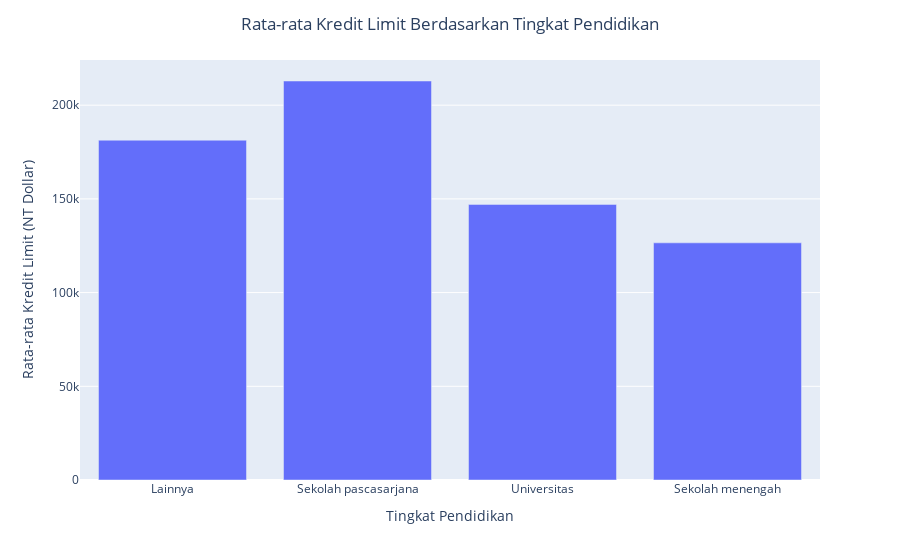

Source (notebook cell):
### Markdown cell above
1. Bagaimana hubungan antara tingkat pendidikan dengan besarnya rata-rata kredit limit?


**Jawab:**

### Code cell
credit_limit_by_demographic = credit_default.groupby('EDUCATION')['LIMIT_BAL'].mean().reset_index()

px.bar(credit_limit_by_demographic, x='EDUCATION', y='LIMIT_BAL',
              labels={'EDUCATION': 'Tingkat Pendidikan', 'LIMIT_BAL': 'Rata-rata Kredit Limit (NT Dollar)'})\
              .update_xaxes(tickvals=[0, 1, 2, 3], ticktext=['Lainnya', 'Sekolah pascasarjana', 'Universitas', 
              'Sekolah menengah'])\
              .update_layout(title='Rata-rata Kredit Limit Berdasarkan Tingkat Pendidikan', title_x = 0.5)\
              .show()

### Figure 1 — Plotly figure (JSON) as saved in the notebook; plotly's stock layout.template omitted (floating-point values rounded to 4 significant figures)
{"data": [{"alignmentgroup": "True", "hovertemplate": "Tingkat Pendidikan=%{x}<br>Rata-rata Kredit Limit (NT Dollar)=%{y}<extra></extra>", "legendgroup": "", "marker": {"color": "#636efa", "pattern": {"shape": ""}}, "name": "", "offsetgroup": "", "orientation": "v", "showlegend": false, "textposition": "auto", "type": "bar", "x": [0, 1, 2, 3], "xaxis": "x", "y": [181300.0, 212900.0, 147100.0, 126600.0], "yaxis": "y"}], "layout": {"barmode": "relative", "legend": {"tracegroupgap": 0}, "margin": {"t": 60}, "title": {"text": "Rata-rata Kredit Limit Berdasarkan Tingkat Pendidikan", "x": 0.5}, "xaxis": {"anchor": "y", "domain": [0, 1], "ticktext": ["Lainnya", "Sekolah pascasarjana", "Universitas", "Sekolah menengah"], "tickvals": [0, 1, 2, 3], "title": {"text": "Tingkat Pendidikan"}}, "yaxis": {"anchor": "x", "domain": [0, 1], "title": {"text": "Rata-rata Kredit Limit (NT Dollar)"}}}}
